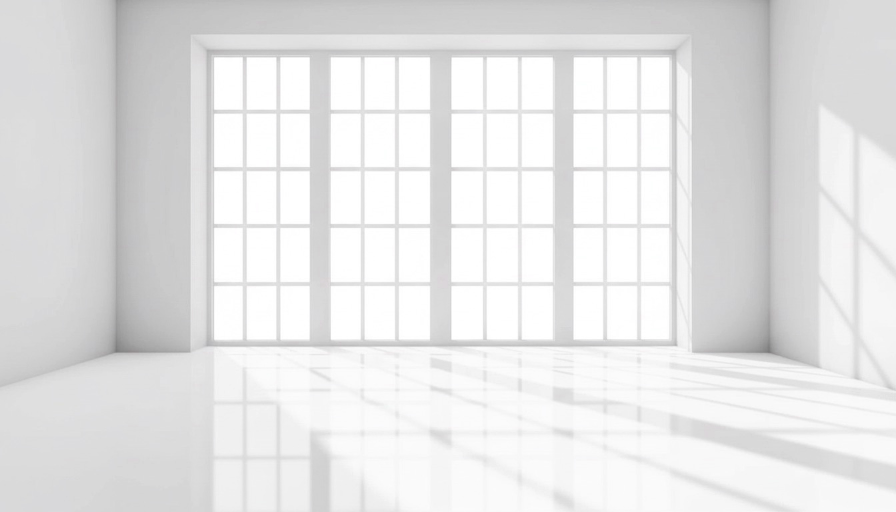
#> input picture +Sablon/gecici-kapak.jpg, 2688 x 1536 px (shown at 1/3 size)
$ python gorsel-iyilestir.py ../+Sablon/gecici-kapak.jpg
#> lines starting #> are read from the running program, lines starting #| are printed output that depends on the picture
#!/usr/bin/env python3
# -*- coding: utf-8 -*-
"""
Görsel Kalite İyileştirme - AGENTS.md Bölüm 4 Madde 7
Dışarıdan indirilen görsellerin gönderiye eklenmeden önce iyileştirilmesi:
  - 2x boyut büyütme (LANCZOS)
  - Renk canlılığı +18%
  - Kontrast +8%
  - Keskinlik +15%
  - JPEG kalite 92
Dosya adı temiz tutulur (_enh son eki kullanılmaz).
"""
import sys
import os
from PIL import Image, ImageEnhance

MAX_WIDTH = 1280
MAX_HEIGHT = 720
COLOR = 1.18
CONTRAST = 1.08
SHARPNESS = 1.15
JPEG_QUALITY = 85


def enhance(src: str, out_path: str = None) -> str:
#> called with src = '../+Sablon/gecici-kapak.jpg'
    img = Image.open(src)
#> img is the input picture: PIL image 2688x1536 RGB; mean R, G, B 228.4, 228.4, 228.4
    img = img.convert("RGB")
    w, h = img.size
#> w = 2688; h = 1536

    # Akıllı Boyutlandırma (1280x720 Sınırlandırması)
    if w > MAX_WIDTH or h > MAX_HEIGHT:
        ratio = min(MAX_WIDTH / w, MAX_HEIGHT / h)
#> ratio = 0.469
        new_w = int(w * ratio)
#> new_w = 1260
        new_h = int(h * ratio)
#> new_h = 720
        img = img.resize((new_w, new_h), Image.LANCZOS)
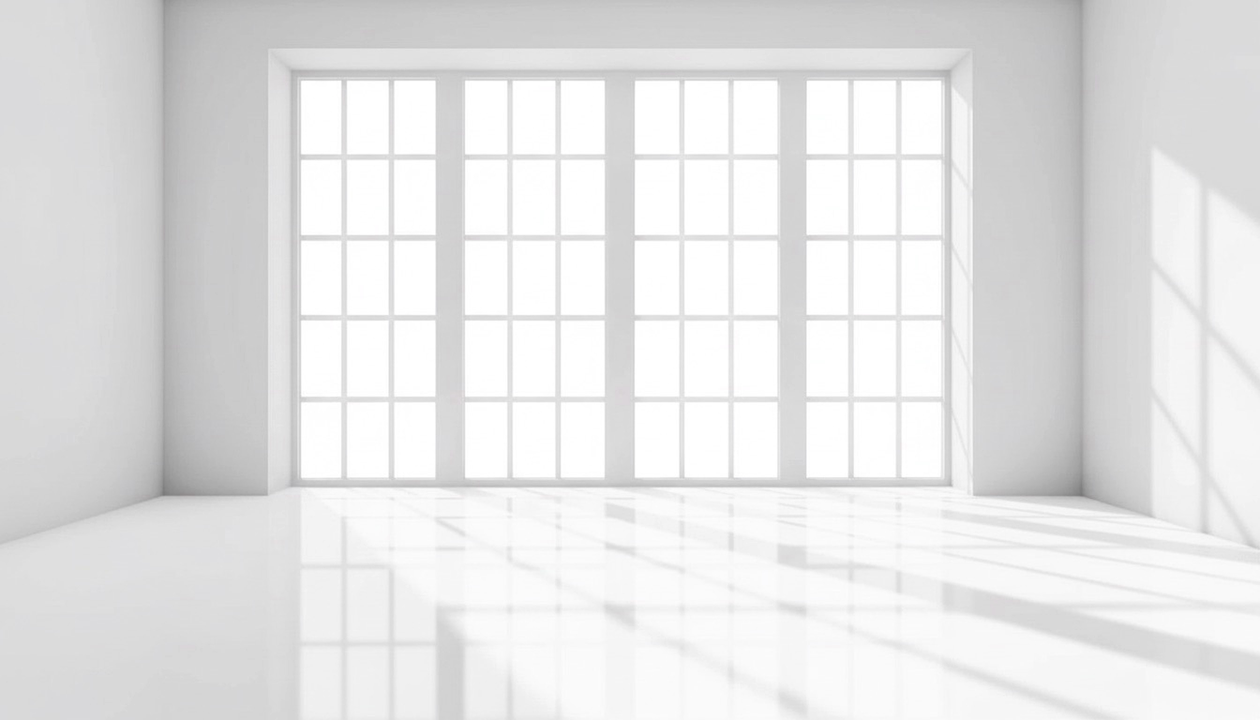
#> img: PIL image 1260x720 RGB; mean R, G, B 228.4, 228.4, 228.5
    elif w < 600:
        # Çok küçük resimleri 2x büyüt
        img = img.resize((w * 2, h * 2), Image.LANCZOS)

    img = ImageEnhance.Color(img).enhance(COLOR)
    img = ImageEnhance.Contrast(img).enhance(CONTRAST)
    img = ImageEnhance.Sharpness(img).enhance(SHARPNESS)

    if not out_path:
        base, _ = os.path.splitext(src)
        out_path = base + ".jpg"

    # Optimize ve Web-Safe JPEG kalitesi
    img.save(out_path, "JPEG", quality=JPEG_QUALITY, optimize=True)
    return out_path


def main():
    if len(sys.argv) < 2:
        print("Kullanım: python3 gorsel-iyilestir.py <gorsel.jpg> [...]")
        sys.exit(1)
    for arg in sys.argv[1:]:
        if not os.path.isfile(arg):
            print(f"[!] Yok: {arg}")
            continue
        out = enhance(arg)
        print(f"[+] {arg} -> {out}")


if __name__ == "__main__":
    main()
